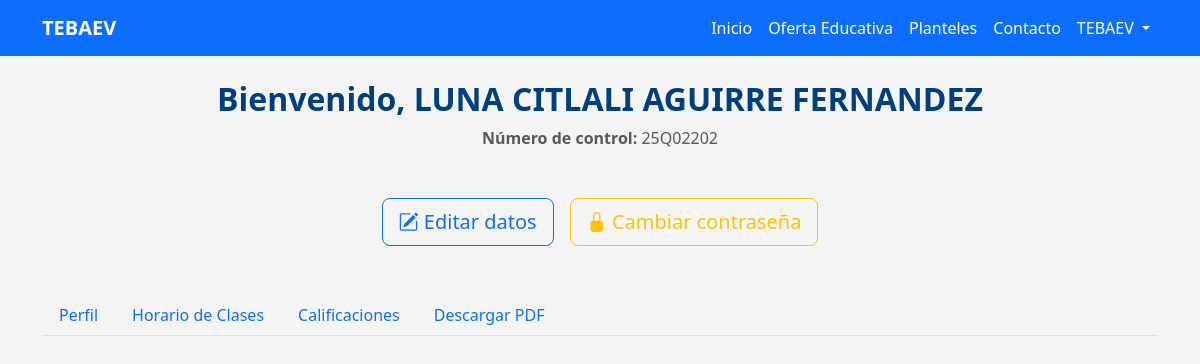
/alumno/25Q02202/, run on an earlier commit of the app's database.
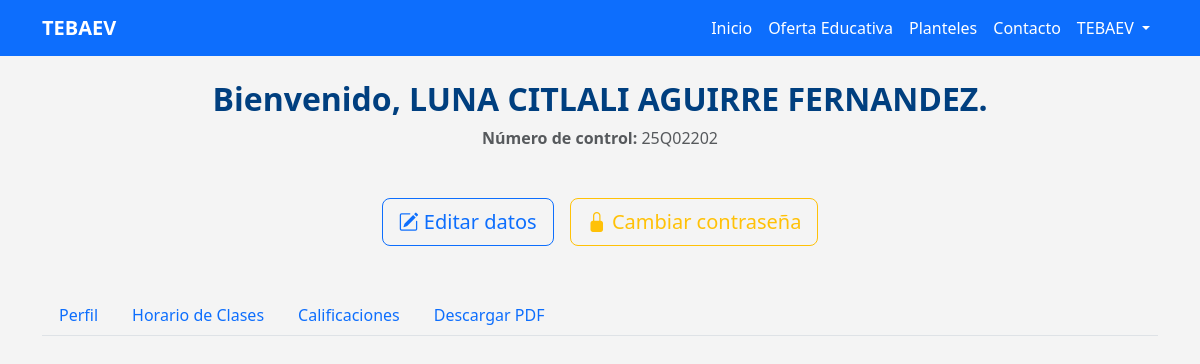
And on a later commit of the database.
### inicio/models.py (models this page shows, shortened)
class Alumno(models.Model):
    no_control = models.CharField(max_length=20, unique=True)
    nombre = models.CharField(max_length=200)
    modalidad = models.CharField(max_length=50, blank=True, null=True)
    plan_estudios = models.CharField(max_length=100, default="TEBAEV-2024")
    modulo_especialidad = models.CharField(max_length=50, blank=True, null=True)
    creditos_acumulados = models.DecimalField(max_digits=5, decimal_places=1, default=0.0)
    situacion_vigencia = models.CharField(max_length=50, blank=True, null=True)
    periodo_ingreso = models.CharField(max_length=20, blank=True, null=True)
    periodos_convalidados = models.IntegerField(default=0)
    periodo_actual = models.CharField(max_length=20, blank=True, null=True)
    clave_curp = models.CharField(max_length=20, blank=True, null=True)
    fecha_nacimiento = models.DateField(blank=True, null=True)
    calle = models.CharField(max_length=100, blank=True, null=True)
    numero = models.CharField(max_length=10, blank=True, null=True)
    colonia = models.CharField(max_length=50, blank=True, null=True)
    ciudad = models.CharField(max_length=50, blank=True, null=True)
    cp = models.CharField(max_length=10, blank=True, null=True)
    telefono_domicilio = models.CharField(max_length=20, blank=True, null=True)
    telefono_celular = models.CharField(max_length=20, blank=True, null=True)
    correo = models.EmailField()
    escuela_procedencia = models.CharField(max_length=200, blank=True, null=True)
    tutor = models.CharField(max_length=200, blank=True, null=True)
    contraseña = models.CharField(max_length=50, null=True, blank=True)
    avatar = models.ImageField(upload_to='avatars/', null=True, blank=True)

### inicio/views.py (the view)
# urls.py: path('alumno/<str:no_control>/', views.dashboard_alumno, name='dashboard_alumno'),
def dashboard_alumno(request, no_control):
    alumno = get_object_or_404(Alumno, no_control=no_control)
    calificaciones = alumno.calificaciones.all()
    horario = HorarioEstandar.objects.all().order_by('dia', 'hora_inicio')
    return render(request, 'dashboard_alumno.html', {
        'alumno': alumno,
        'calificaciones': calificaciones,
        'horario': horario
    })

### templates/dashboard_alumno.html (shortened to what this page needs)
{% extends "base.html" %}
{% block content %}
<div class="text-center mb-5">
    <h2 class="fw-bold">Bienvenido, {{ alumno.nombre }}</h2>
    <p class="text-muted"><strong>Número de control:</strong> {{ alumno.no_control }}</p>
</div>
<div class="d-flex justify-content-center mb-5 gap-3">
    <a href="{% url 'editar_alumno' alumno.no_control %}" class="btn btn-outline-primary btn-lg">
        <i class="bi bi-pencil-square"></i> Editar datos
    </a>
    <a href="{% url 'cambiar_contraseña' alumno.no_control %}" class="btn btn-outline-warning btn-lg">
        <i class="bi bi-lock-fill"></i> Cambiar contraseña
    </a>
</div>
<ul class="nav nav-tabs mb-3" id="dashboardTab" role="tablist">
  <li class="nav-item" role="presentation">
    <button class="nav-link" id="perfil-tab" data-bs-toggle="tab" data-bs-target="#perfil" type="button" role="tab" aria-controls="perfil" aria-selected="false">
      Perfil
    </button>
  </li>
  <li class="nav-item" role="presentation">
    <button class="nav-link" id="horario-tab" data-bs-toggle="tab" data-bs-target="#horario" type="button" role="tab" aria-controls="horario" aria-selected="false">
      Horario de Clases
    </button>
  </li>
  <li class="nav-item" role="presentation">
    <button class="nav-link" id="calificaciones-tab" data-bs-toggle="tab" data-bs-target="#calificaciones" type="button" role="tab" aria-controls="calificaciones" aria-selected="false">
      Calificaciones
    </button>
  </li>
  <li class="nav-item" role="presentation">
    <button class="nav-link" id="pdf-tab" data-bs-toggle="tab" data-bs-target="#pdf" type="button" role="tab" aria-controls="pdf" aria-selected="false">
      Descargar PDF
    </button>
  </li>
</ul>
{% endblock %}

What changed in the data, as far as the page shows it:
changed Alumno: nombre "LUNA CITLALI AGUIRRE FERNANDEZ" → "LUNA CITLALI AGUIRRE FERNANDEZ."
